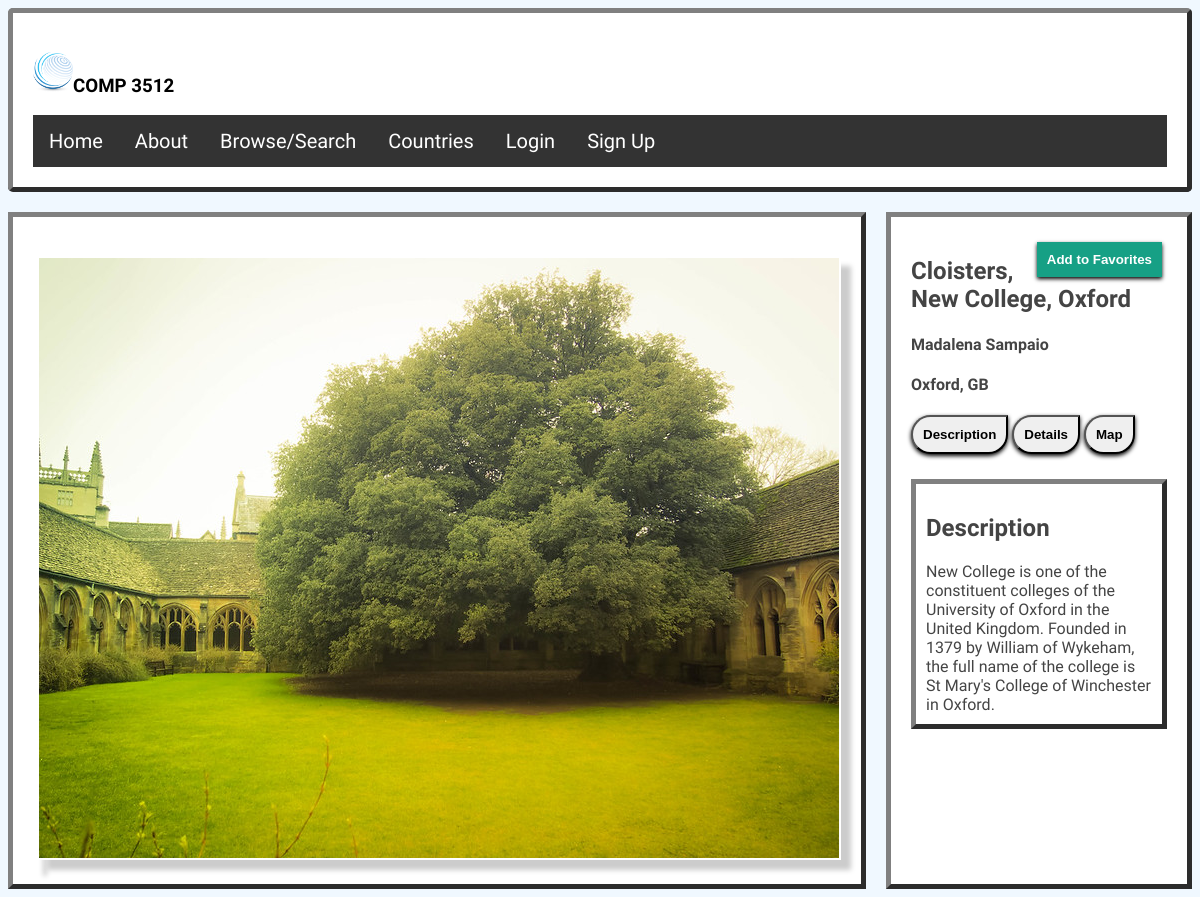
The page /single-photo.php on the database its author committed.
### tables this page shows
CREATE TABLE `imagedetails` (
  `ImageID` int(11) unsigned NOT NULL AUTO_INCREMENT,
  `UserID` int(11) DEFAULT '0',
  `Title` varchar(255) DEFAULT NULL,
  `Description` longtext,
  `Latitude` double DEFAULT NULL,
  `Longitude` double DEFAULT NULL,
  `CityCode` int(11) DEFAULT NULL,
  `CountryCodeISO` varchar(2) DEFAULT NULL,
  `ContinentCode` varchar(2) DEFAULT NULL,
  `Path` varchar(255) DEFAULT NULL,
  `Exif` longtext,
  `ActualCreator` varchar(256) DEFAULT NULL,
  `CreatorURL` varchar(256) DEFAULT NULL,
  `SourceURL` varchar(256) DEFAULT NULL,
  `Colors` longtext,
  PRIMARY KEY (`ImageID`),
  UNIQUE KEY `ImageID_UNIQUE` (`ImageID`),
  KEY `CityCode` (`CityCode`),
  KEY `ContinentCode` (`ContinentCode`),
  KEY `CountryCodeISO` (`CountryCodeISO`),
  KEY `UserID` (`UserID`)
);

CREATE TABLE `users` (
  `UserID` int(11) NOT NULL AUTO_INCREMENT,
  `FirstName` varchar(255) DEFAULT NULL,
  `LastName` varchar(255) DEFAULT NULL,
  `Address` varchar(255) DEFAULT NULL,
  `City` varchar(255) DEFAULT NULL,
  `Region` varchar(255) DEFAULT NULL,
  `Country` varchar(255) DEFAULT NULL,
  `Postal` varchar(255) DEFAULT NULL,
  `Phone` varchar(255) DEFAULT NULL,
  `Email` varchar(255) DEFAULT NULL,
  `Privacy` varchar(255) DEFAULT NULL,
  PRIMARY KEY (`UserID`)
);

CREATE TABLE `cities` (
  `CityCode` int(11) NOT NULL,
  `AsciiName` varchar(255) DEFAULT NULL,
  `CountryCodeISO` varchar(2) DEFAULT NULL,
  `Latitude` double DEFAULT NULL,
  `Longitude` double DEFAULT NULL,
  `Population` int(11) DEFAULT NULL,
  `Elevation` int(11) DEFAULT NULL,
  `TimeZone` varchar(255) DEFAULT NULL,
  PRIMARY KEY (`CityCode`),
  KEY `CountryCodeISO` (`CountryCodeISO`),
  KEY `CityCode` (`CityCode`)
);

### single-photo-helper.inc.php (called while the page is built, shortened)
<?php
  function getSinglePhoto($fileName, $connection){
   try {
   $sql = 'select * from imagedetails where path=?';
   $statement = runQuery($connection,$sql,array($fileName));
   $row = $statement->fetch(PDO::FETCH_ASSOC);
   $connection = null;
   return $row;
   }
   catch (PDOException $e) {
       die( $e->getMessage() );
     }
  }
  function getCityName($iso, $connection){
   try {
   $sql = 'select AsciiName from cities where CityCode=?';
   $statement = runQuery($connection,$sql,$iso);
   $row = $statement->fetch(PDO::FETCH_ASSOC);
   $connection = null;
   return $row;
   }
   catch (PDOException $e) {
       die( $e->getMessage() );
     }
  }
  function getUserName($iso, $connection){
   try {
   $sql = 'select FirstName, LastName from users where UserId=?';
   $statement = runQuery($connection,$sql,$iso);
   $row = $statement->fetch(PDO::FETCH_ASSOC);
   return $row;
   }
   catch (PDOException $e) {
       die( $e->getMessage() );
     }
  }
 ?>

### db-functions.inc.php (called while the page is built, shortened)
<?php
function runQuery($connection, $sql, $parameters=array())     {
    if (!is_array($parameters)) {
        $parameters = array($parameters);
    }
    $statement = null;
    if (count($parameters) > 0) {
        $statement = $connection->prepare($sql);
        $executedOk = $statement->execute($parameters);
    } else {
        $statement = $connection->query($sql);
        if (!$statement) {
            throw new PDOException;
        }
    }
    return $statement;
}
?>

### single-photo.php (the view, shortened to what this page needs)
<?php
    require_once 'single-photo-helper.inc.php';
    require_once 'db-functions.inc.php';
    $connection = setConnectionInfo(DBCONNSTRING,DBUSER,DBPASS);
    if (isset($_GET["fileName"])){
        $fileName = $_GET["fileName"];
    }
    else{
        $fileName = "8646991554.jpg";
    }
    $SinglePhoto = getSinglePhoto($fileName, $connection);
    $cityCode = $SinglePhoto['CityCode'];
    $cityName = getCityName($cityCode, $connection);
    $userID = $SinglePhoto['UserID'];
    $userName = getUserName($userID, $connection);
    $imageID = $SinglePhoto['ImageID'];
?>
<html>
    <head>
        <link rel="stylesheet" href="css/single-photo.css?<?php echo time(); ?>" media="screen and (min-width: 600px)">
        <link rel="stylesheet" href="css/single-photoMobile.css" media="screen and (max-width:600px)">
    </head>
<body>
<main class="container">
    <article class="header">
        <h3><img class='logo' src='logo.png'>COMP 3512</h3>
                <?php
        if(!isset($_SESSION['email'])){
           echo '<ul class="topnav">
            <li><a href="index.php">Home</a></li>
            <li><a href="about.php">About</a></li>
            <li><a href="">Browse/Search</a></li>
            <li><a href="single-country.php">Countries</a></li>
            <li><a href="login.php">Login</a></li>
            <li><a href="signup.php">Sign Up</a></li>
        </ul>';
        }
        ?>
    </article>
    <article class="leftside">
        <br>
        <picture class="mainPhoto'>
            <source media="(min-width: 600px)" class='mainPhoto' <?php echo 'srcset="images/medium800/'.$fileName.'"';  ?>>
            <source media="(max-width: 600px)" class='mainPhoto' <?php echo 'srcset="images/square150/'.$fileName.'"';  ?>>
            <img class='mainPhoto' <?php echo 'src="images/medium800/'.$fileName.'"';  ?> alt="picture name">
        </picture>
    </article>
    <article class="rightside">
        <?php
            if (isset($_SESSION['email'])) {
                echo '<form action ="viewfavorites.php?fileName='.$fileName.'&id='.$imageID.'" method ="post">';
                echo '<button id="favoriteButton" value="txt">Add to Favorites</button></a>';
            }
            else{
                echo '<form action ="index.php" method ="post">';
                echo '<button id="favoriteButton" value="txt">Add to Favorites</button></a>';
            }
            echo '</form>';
        ?>
        <section >
            <h2 id="pictureName"><?php echo $SinglePhoto['Title']; ?></h2>
            <h4 id="userName"><?php echo $userName['FirstName'].' '.$userName['LastName']; ?></h4>
            <h4 id="picLocation"><?php echo $cityName['AsciiName'].', '.$SinglePhoto['CountryCodeISO']; ?></h4>
        </section>
        <section>
            <button class="descriptionTab" >Description</button>
            <button class="detailTab"  >Details</button>
            <button class="mapTab"  >Map</button>
        </section>
        <div id="detailsDiv">
            <section id="descriptionData">
                <h2>Description</h2>
                <div><?php echo $SinglePhoto['Description']; ?></div>
            </section>
        </div>
    </article>
</main>
</body>
</html>

### css/single-photo.css (style rules this page uses)
body { font-family: 'Libre Franklin', sans-serif; //font-size: 0.8rem; overflow: auto; background-color: aliceblue; }
.container { display: grid; grid-gap: 20px; grid-template-columns: 3fr 2fr; color: #444; width: 100%; }
article { background-color: white; padding: 20px; }
.header { color: black; border: 1px solid #B0C4DE; border-bottom: none; border:outset 5px grey; border-radius: 5px; }
.header { grid-column: 1 / 3; grid-row: 1 / 2; }
.leftside { grid-column: 1 / 2; grid-row: 2 / 3; text-align: center; padding-top: 20px; border:outset 5px grey; }
.rightside { grid-column: 2 / 3; grid-row: 2 / 3; padding: 20px; border:outset 5px grey; }
#detailsDiv { margin-top: 25px; border:outset 5px grey; padding: 10px; background-color: white; }
#favoriteButton { display: inline-block; float: right; font-weight:bold; box-shadow: 0 2px 4px black; background: #16a085; border: none; color: #FFF; cursor: pointer; padding: 10px; margin: 5px; }
.detailTab, .mapTab, .descriptionTab { font-weight:bold; box-shadow: 0 2px 4px black; cursor: pointer; padding: 10px; margin: 0px; border-radius: 50px; border-top-right-radius: 0px; }
.mainPhoto { box-shadow: 10px 10px 5px #ccc; border:2px solid #fff; }
ul.topnav { list-style-type: none; margin: 0; padding: 0; overflow: hidden; background-color: #333; font-size: 1.25rem; }
ul.topnav li { float: left; }
ul.topnav li a { display: block; color: white; text-align: center; padding: 14px 16px; text-decoration: none; }
.logo { height:5vh; width: 5vh; }

### css/single-photoMobile.css (style rules this page uses)
body { font-family: 'Libre Franklin', sans-serif; //font-size: 0.8rem; overflow: auto; background-color: aliceblue; }
.container { color: #444; width: 100%; }
article { background-color: white; padding: 20px; }
.header { color: black; border: 1px solid #B0C4DE; border-bottom: none; border:outset 5px grey; border-radius: 5px; }
.leftside { text-align: center; padding-top: 20px; border:outset 5px grey; }
.rightside { padding: 20px; border:outset 5px grey; }
#detailsDiv { margin-top: 25px; border:outset 5px grey; padding: 10px; background-color: white; }
#favoriteButton { display: inline-block; float: right; font-weight:bold; box-shadow: 0 2px 4px black; background: #16a085; border: none; color: #FFF; cursor: pointer; padding: 10px; margin: 5px; }
.detailTab, .mapTab, .descriptionTab { font-weight:bold; box-shadow: 0 2px 4px black; cursor: pointer; padding: 10px; margin: 0px; border-radius: 50px; border-top-right-radius: 0px; }
.mainPhoto { box-shadow: 10px 10px 5px #ccc; border:2px solid #fff; //height: 60%; //width: 60%; }
ul.topnav { list-style-type: none; margin: 0; padding: 0; overflow: hidden; background-color: #333; font-size: 1.25rem; }
ul.topnav li { float: left; }
ul.topnav li a { display: block; color: white; text-align: center; padding: 14px 16px; text-decoration: none; }
.logo { height:5vh; width: 5vh; }

### rows shown on the page
imagedetails: Title "Cloisters, New College, Oxford", CountryCodeISO "GB", Description "New College is one of the constituent colleges of the University of Oxford in the United Kingdom. Founded in 1379 by William of Wykeham, the full name of the college is St Mary's College of Winchester in Oxford."
users: FirstName "Madalena", LastName "Sampaio"
cities: AsciiName "Oxford"
